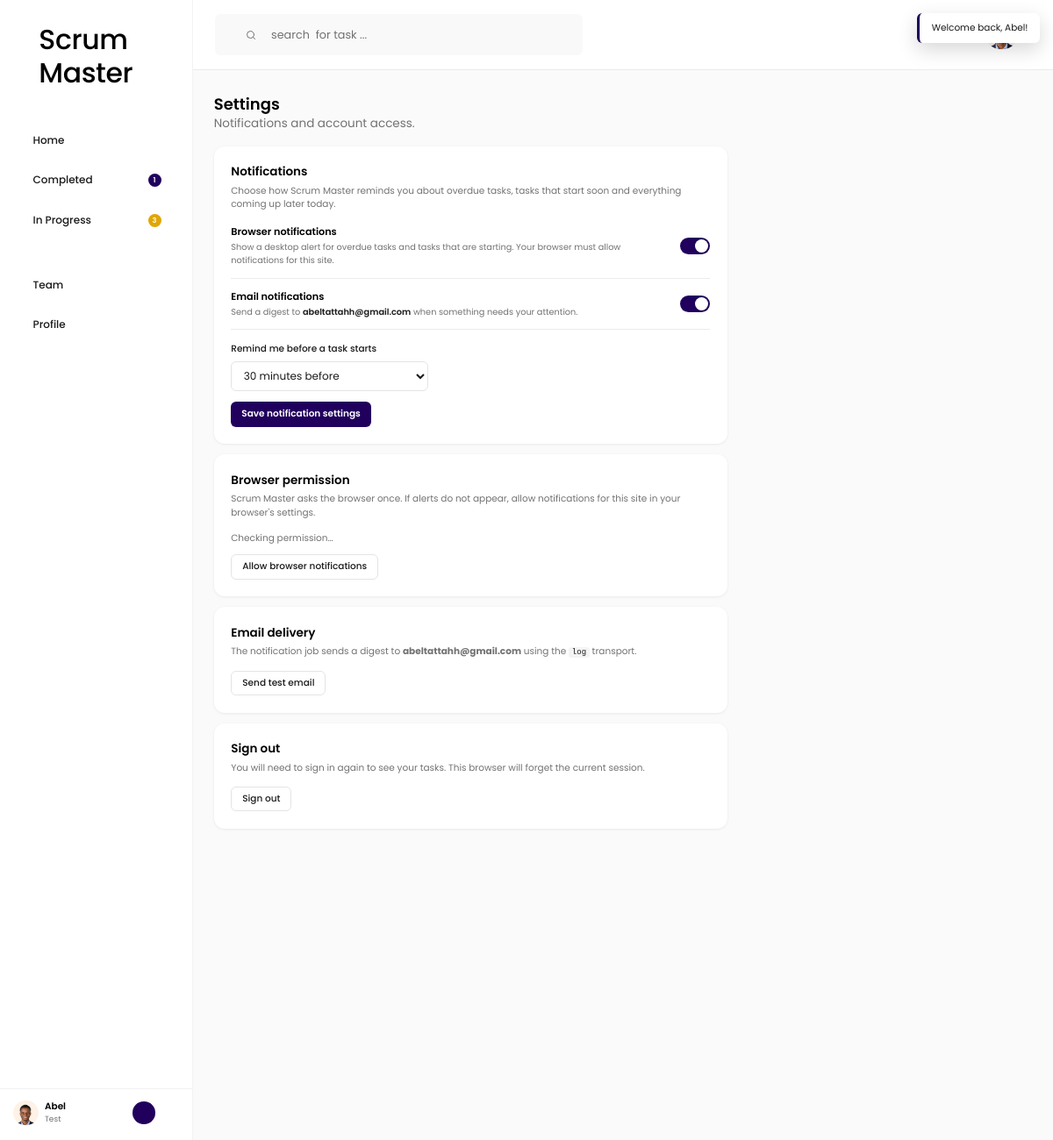
/index.php?r=settings (signed in), run on the app's committed database.
### tables this page shows
CREATE TABLE users (
        id INTEGER PRIMARY KEY AUTOINCREMENT,
        name TEXT NOT NULL,
        email TEXT NOT NULL,
        password_hash TEXT NOT NULL,
        avatar TEXT,
        organization_id INTEGER,
        created_at TEXT DEFAULT CURRENT_TIMESTAMP
    , google_id TEXT, notify_browser INTEGER NOT NULL DEFAULT 1, notify_email INTEGER NOT NULL DEFAULT 1, notify_lead_minutes INTEGER NOT NULL DEFAULT 30);

CREATE TABLE organizations (
        id INTEGER PRIMARY KEY AUTOINCREMENT,
        name TEXT NOT NULL,
        owner_id INTEGER NOT NULL,
        created_at TEXT DEFAULT CURRENT_TIMESTAMP
    );

### src/helpers.php (called while the page is built, shortened)
<?php
function e(mixed $value): string
{
    return htmlspecialchars((string) $value, ENT_QUOTES, 'UTF-8');
}
function render(string $template, array $vars = []): void
{
    extract($vars, EXTR_SKIP);
    require ROOT_PATH . '/templates/' . $template . '.php';
}
function avatar_url(?string $path): string
{
    return is_string($path) && $path !== '' ? $path : 'assets/img/default-avatar.png';
}

### src/controllers/SettingsController.php (called while the page is built, shortened)
<?php
final class SettingsController
{
    public static function show(): void
    {
        global $db;
        $user = require_auth();
        render('layout', [
            'view' => 'settings',
            'title' => 'Scrum Master — Settings',
            'showTodoModal' => false,
            'user' => $user,
            'page' => 'home',
            'q' => '',
            'searchRoute' => '',
            'counts' => (new TodoRepository($db))->counts((int) $user['id']),
            'returnTo' => '',
            'flash' => take_flash(),
            'leadOptions' => NOTIFICATION_LEAD_OPTIONS,
            'leadMinutes' => notification_lead_minutes($user),
            'mailTransport' => mail_transport_label(),
            'mailConfigured' => mail_is_configured(),
        ]);
    }
}

### src/repositories/TodoRepository.php (called while the page is built, shortened)
<?php
final class TodoRepository
{
    public function counts(int $userId): array
    {
        $stmt = $this->db->prepare(
            'SELECT
                SUM(CASE WHEN completed = 1 THEN 1 ELSE 0 END) AS completed,
                SUM(CASE WHEN completed = 0 THEN 1 ELSE 0 END) AS in_progress
             FROM todos
             WHERE user_id = :user'
        );
        $stmt->execute([':user' => $userId]);
        $row = $stmt->fetch();
        return [
            'completed' => (int) ($row['completed'] ?? 0),
            'in_progress' => (int) ($row['in_progress'] ?? 0),
        ];
    }
}

### src/repositories/UserRepository.php (called while the page is built, shortened)
<?php
final class UserRepository
{
    public function findWithOrganization(int $id): ?array
    {
        $stmt = $this->db->prepare(
            'SELECT u.*,
                    o.name     AS organization_name,
                    o.owner_id AS organization_owner_id
             FROM users u
             LEFT JOIN organizations o ON o.id = u.organization_id
             WHERE u.id = :id'
        );
        $stmt->execute([':id' => $id]);
        $user = $stmt->fetch();
        return $user ?: null;
    }
}

### src/auth.php (called while the page is built, shortened)
<?php
function auth_user(): ?array
{
    $id = (int) ($_SESSION['user_id'] ?? 0);
    global $db;
    $user = (new UserRepository($db))->findWithOrganization($id);
    return $user;
}
function require_auth(): array
{
    $user = auth_user();
    return $user;
}
function user_organization(?array $user): ?array
{
    return [
        'id' => (int) $user['organization_id'],
        'name' => (string) ($user['organization_name'] ?? ''),
        'owner_id' => (int) ($user['organization_owner_id'] ?? 0),
    ];
}
function is_org_owner(?array $user): bool
{
    $organization = user_organization($user);
    return $organization !== null && $organization['owner_id'] === (int) $user['id'];
}

### src/notifications.php (called while the page is built, shortened)
<?php
function notification_minutes_label(int $minutes): string
{
    return $minutes . ' minute' . ($minutes === 1 ? '' : 's');
}

### templates/settings.php (the view, shortened to what this page needs)
<?php
$leadOptions = $leadOptions ?? NOTIFICATION_LEAD_OPTIONS;
$leadMinutes = (int) ($leadMinutes ?? NOTIFICATION_DEFAULT_LEAD);
$mailTransport = (string) ($mailTransport ?? mail_transport_label());
$mailConfigured = (bool) ($mailConfigured ?? mail_is_configured());
?>
<header class="page-header">
    <div class="page-heading">
        <h1 class="greeting">Settings</h1>
        <p class="date-line">Notifications and account access.</p>
    </div>
</header>
<div class="settings-stack">
    <section class="card">
        <h2 class="card-title">Notifications</h2>
        <p class="card-sub">
            Choose how Scrum Master reminds you about overdue tasks, tasks that start soon
            and everything coming up later today.
        </p>
        <form method="post" action="index.php" class="settings-form">
            <label class="setting-row">
                <span class="setting-text">
                    <span class="setting-name">Browser notifications</span>
                    <span class="setting-hint">
                        Show a desktop alert for overdue tasks and tasks that are starting.
                        Your browser must allow notifications for this site.
                    </span>
                </span>
                <span class="switch">
                    <span class="switch-track" aria-hidden="true"></span>
                </span>
            </label>
            <label class="setting-row">
                <span class="setting-text">
                    <span class="setting-name">Email notifications</span>
                    <span class="setting-hint">
                        Send a digest to <strong><?= e($user['email']) ?></strong> when
                        something needs your attention.
                    </span>
                </span>
                <span class="switch">
                    <span class="switch-track" aria-hidden="true"></span>
                </span>
            </label>
            <label class="field setting-lead">
                <span>Remind me before a task starts</span>
                <select class="input" name="notify_lead_minutes">
                    <?php foreach ($leadOptions as $minutes): ?>
                        <option value="<?= (int) $minutes ?>" <?= (int) $minutes === $leadMinutes ? 'selected' : '' ?>>
                            <?= e(notification_minutes_label((int) $minutes)) ?> before
                        </option>
                    <?php endforeach; ?>
                </select>
            </label>
            <button class="btn-primary btn-small" type="submit">Save notification settings</button>
        </form>
    </section>
    <section class="card">
        <h2 class="card-title">Browser permission</h2>
        <p class="card-sub">
            Scrum Master asks the browser once. If alerts do not appear, allow notifications
            for this site in your browser's settings.
        </p>
        <p class="setting-status" data-notify-status>Checking permission…</p>
        <button class="btn-ghost btn-small" type="button" data-notify-request>
            Allow browser notifications
        </button>
    </section>
    <section class="card">
        <h2 class="card-title">Email delivery</h2>
        <p class="card-sub">
            The notification job sends a digest to <strong><?= e($user['email']) ?></strong>
            using the <code><?= e($mailTransport) ?></code> transport<?php if (!$mailConfigured): ?>,
            which still needs configuring<?php endif; ?>.
        </p>
        <form method="post" action="index.php">
            <button class="btn-ghost btn-small" type="submit">Send test email</button>
        </form>
    </section>
    <section class="card">
        <h2 class="card-title">Sign out</h2>
        <p class="card-sub">
            You will need to sign in again to see your tasks. This browser will forget
            the current session.
        </p>
        <form method="post" action="index.php"
              data-confirm="You will need to sign in again to see your tasks."
              data-confirm-title="Sign out of Scrum Master?"
              data-confirm-label="Sign out">
            <button class="btn-ghost btn-small" type="submit">Sign out</button>
        </form>
    </section>
</div>

### templates/partials/sidebar.php (shortened to what this page needs)
<?php
$view = $view ?? 'home';
$isOwner = is_org_owner($user ?? null);
$query = $q !== '' ? '?q=' . urlencode($q) : '';
$filterQuery = static fn (string $filter): string => 'index.php?page=' . $filter . ($q !== '' ? '&q=' . urlencode($q) : '');
$homeHref = 'index.php' . $query;
$completedHref = $filterQuery('completed');
$inProgressHref = $filterQuery('in-progress');
$teamHref = 'index.php?r=team';
$profileHref = 'index.php?r=profile';
$isHome = $view === 'home' && $page === 'home';
$isCompleted = $view === 'home' && $page === 'completed';
$isInProgress = $view === 'home' && $page === 'in-progress';
$isTeam = $view === 'team';
$isProfile = $view === 'profile';
$isSettings = $view === 'settings';
$orgName = (string) ($user['organization_name'] ?? '');
$userMeta = $orgName !== '' ? $orgName : (string) ($user['email'] ?? '');
?>
<aside class="sidebar">
    <div class="logo">Scrum Master</div>
    <nav class="nav" aria-label="Primary">
        <a class="nav-item<?= $isHome ? ' is-active' : '' ?>"
           href="<?= e($homeHref) ?>"
           <?= $isHome ? 'aria-current="page"' : '' ?>>
            <span class="nav-label">Home</span>
        </a>
        <a class="nav-item<?= $isCompleted ? ' is-active' : '' ?>"
           href="<?= e($completedHref) ?>"
           <?= $isCompleted ? 'aria-current="page"' : '' ?>>
            <span class="nav-label">Completed</span>
            <?php if ($counts['completed'] > 0): ?>
                <span class="badge badge--purple"><?= (int) $counts['completed'] ?></span>
            <?php endif; ?>
        </a>
        <a class="nav-item<?= $isInProgress ? ' is-active' : '' ?>"
           href="<?= e($inProgressHref) ?>"
           <?= $isInProgress ? 'aria-current="page"' : '' ?>>
            <span class="nav-label">In Progress</span>
            <?php if ($counts['in_progress'] > 0): ?>
                <span class="badge badge--amber"><?= (int) $counts['in_progress'] ?></span>
            <?php endif; ?>
        </a>
    </nav>
    <nav class="nav nav--account" aria-label="Account">
        <?php if ($isOwner): ?>
            <a class="nav-item<?= $isTeam ? ' is-active' : '' ?>"
               href="<?= e($teamHref) ?>"
               <?= $isTeam ? 'aria-current="page"' : '' ?>>
                <span class="nav-label">Team</span>
            </a>
        <?php endif; ?>
        <a class="nav-item<?= $isProfile ? ' is-active' : '' ?>"
           href="<?= e($profileHref) ?>"
           <?= $isProfile ? 'aria-current="page"' : '' ?>>
            <span class="nav-label">Profile</span>
        </a>
    </nav>
    <div class="sidebar-footer">
        <a class="sidebar-user" href="<?= e($profileHref) ?>" title="Your account">
            <img src="<?= e(avatar_url($user['avatar'] ?? null)) ?>" alt="">
            <span class="sidebar-user-text">
                <span class="sidebar-user-name"><?= e($user['name'] ?? '') ?></span>
                <span class="sidebar-user-meta"><?= e($userMeta) ?></span>
            </span>
        </a>
        <div class="sidebar-footer-actions">
            <a class="icon-btn<?= $isSettings ? ' is-active' : '' ?>"
               href="index.php?r=settings"
               aria-label="Settings"
               title="Settings"
               <?= $isSettings ? 'aria-current="page"' : '' ?>>
            </a>
            <form method="post" action="index.php"
                  data-confirm="You will need to sign in again to see your tasks."
                  data-confirm-title="Sign out of Scrum Master?"
                  data-confirm-label="Sign out">
                <button class="icon-btn icon-btn--danger" type="submit" aria-label="Sign out" title="Sign out">
                </button>
            </form>
        </div>
    </div>
</aside>

### data on the page
users: avatar (picture), name "Abel", organization.name "Test", email "abeltattahh@gmail.com"

### other printed values
$counts['completed'] "1"
$counts['in_progress'] "3"
$mailTransport "log"
$flash "Welcome back, Abel!"
form field notify_lead_minutes "30 minutes before"
